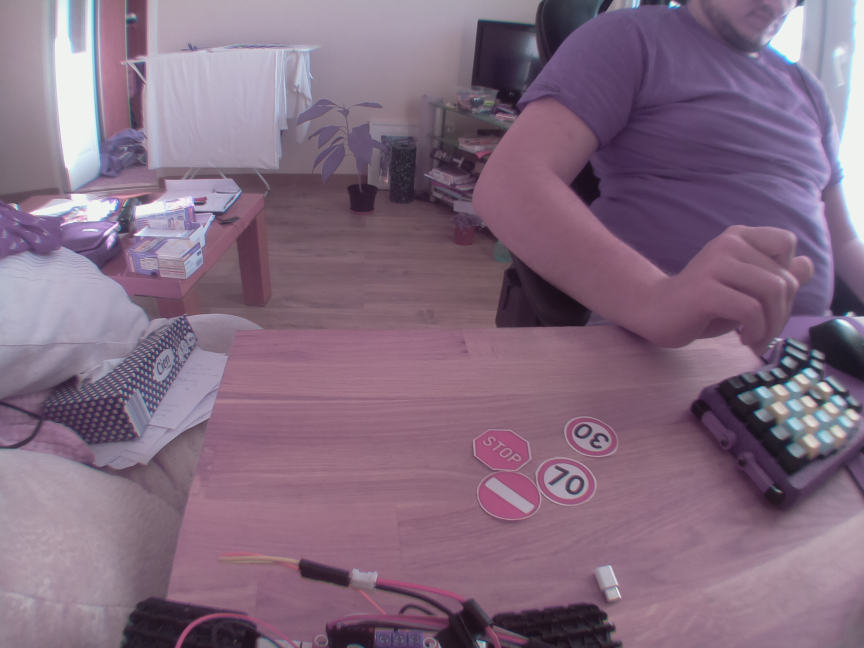
#> input picture cam.jpg, 2592 x 1944 px (shown at 1/3 size)
$ python -i utils.py   (imports and definitions only)   (older library calls are emulated)
#> lines starting #> are read from the running program, lines starting #| are printed output that depends on the picture; after the words box and inside, x2 and y2 are one past the last pixel; in counts of white or black regions, pixels touching at a corner belong together
#> further down, picture is the input picture: shape (1944, 2592, 3); mean B, G, R 128.3, 108.1, 131.8
import cv2
import numpy as np
import imutils
from math import sqrt


# [245 lines left out: functions tresholding_otsu, tresholding_white_yellow, wrapImg, initializeTracebars, valTrackbars, calculate_points and 14 more, not called in this run]


def remove_other_color(img):
    frame = cv2.GaussianBlur(img, (3, 3), 0)
    hsv = cv2.cvtColor(frame, cv2.COLOR_BGR2HSV)
#> hsv: shape (1944, 2592, 3); mean H, S, V 149.4, 59.6, 137.1
    # define range of blue color in HSV
    lower_blue = np.array([100, 128, 0])
    upper_blue = np.array([215, 255, 255])
    # Threshold the HSV image to get only blue colors
    mask_blue = cv2.inRange(hsv, lower_blue, upper_blue)
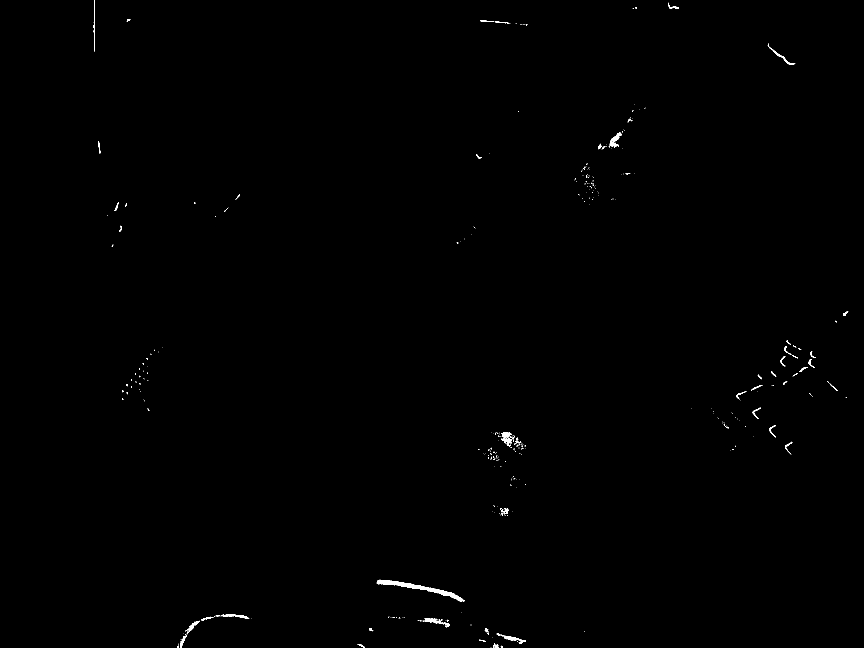
#> mask_blue: shape (1944, 2592) (shown at 1/3 size); 0.23% white; 379 white regions (318 under 20 px), largest, box (x1, y1, x2, y2) and area: (1130, 1739, 1394, 1806) 2924, (1274, 1854, 1349, 1883) 561, (1502, 1904, 1578, 1931) 513

    lower_white = np.array([0, 0, 128], dtype=np.uint8)
    upper_white = np.array([255, 255, 255], dtype=np.uint8)
    # Threshold the HSV image to get only blue colors
    mask_white = cv2.inRange(hsv, lower_white, upper_white)
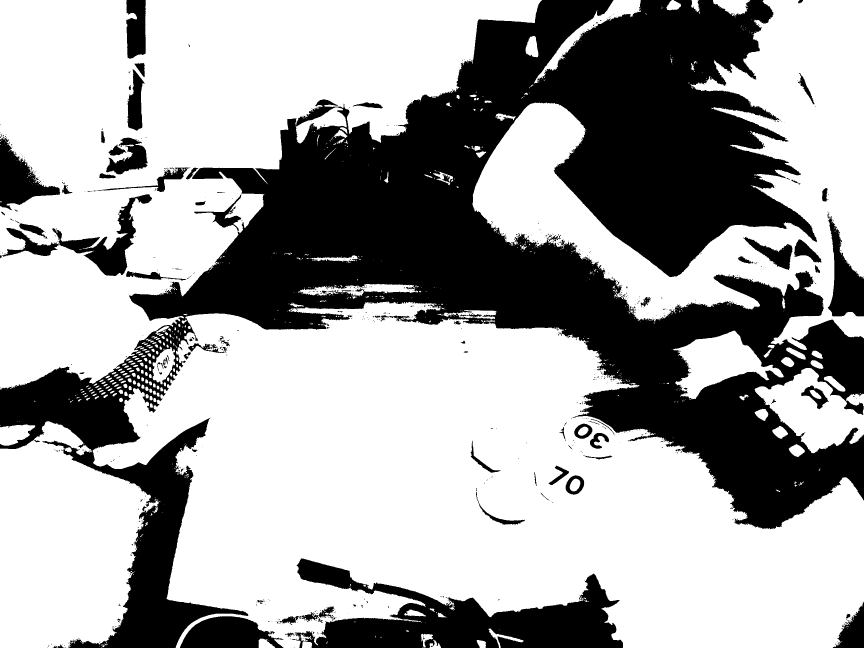
#> mask_white: shape (1944, 2592) (shown at 1/3 size); 64.2% white; 785 black regions (670 under 20 px), largest, box (x1, y1, x2, y2) and area: (0, 0, 2592, 1944) 1532987, (884, 1675, 1869, 1944) 118892, (6, 583, 456, 828) 22952
    lower_black = np.array([0, 0, 0], dtype=np.uint8)
    upper_black = np.array([170, 150, 50], dtype=np.uint8)
    mask_black = cv2.inRange(hsv, lower_black, upper_black)
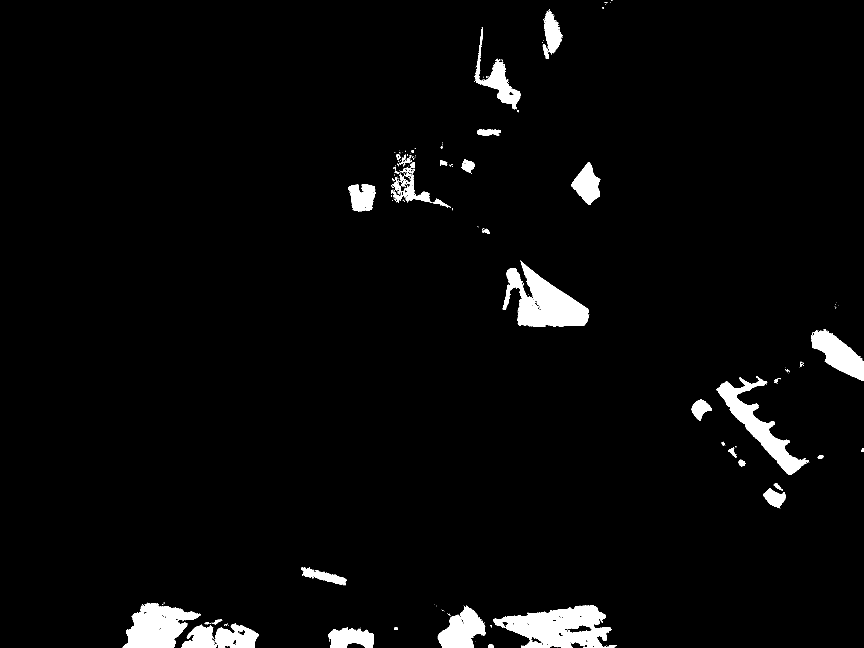
#> mask_black: shape (1944, 2592) (shown at 1/3 size); 3.4% white; 202 white regions (150 under 20 px), largest, box (x1, y1, x2, y2) and area: (1480, 1817, 1834, 1944) 27276, (1508, 784, 1767, 979) 25427, (368, 1809, 602, 1944) 19030

    mask_1 = cv2.bitwise_or(mask_blue, mask_white)
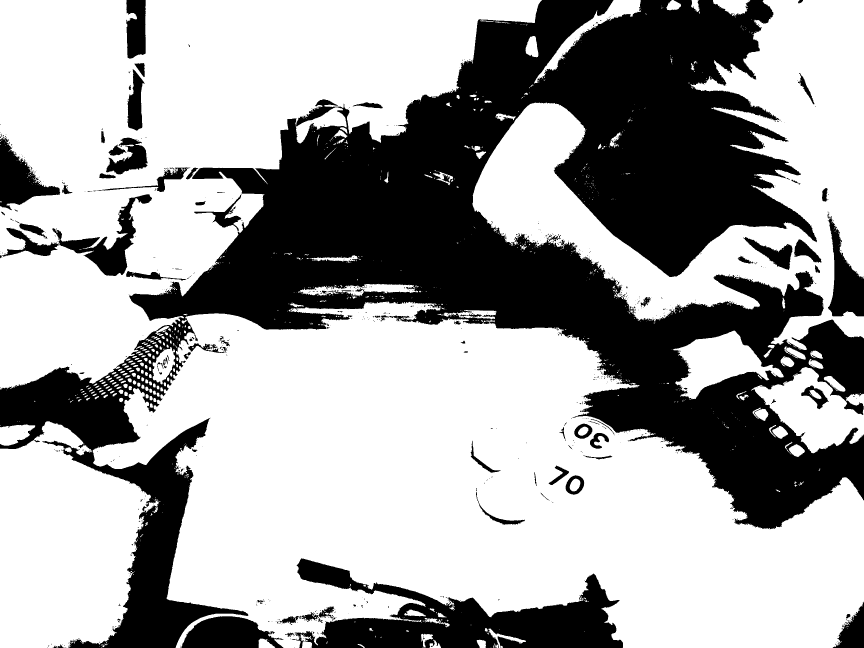
#> mask_1: shape (1944, 2592) (shown at 1/3 size); 64.3% white; 809 black regions (694 under 20 px), largest, box (x1, y1, x2, y2) and area: (0, 0, 2592, 1944) 1529960, (884, 1675, 1869, 1944) 117588, (6, 583, 456, 828) 22892
    mask = cv2.bitwise_or(mask_1, mask_black)
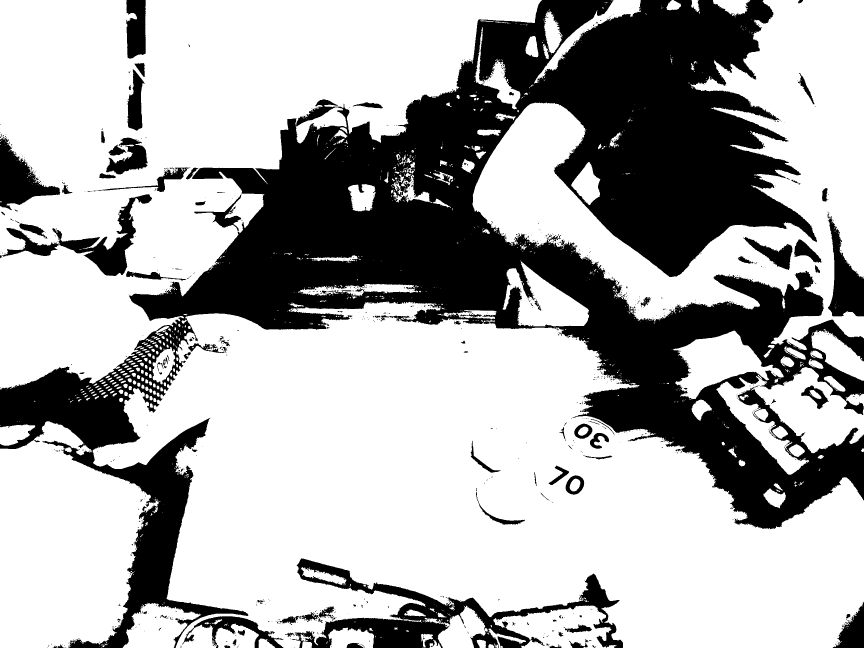
#> mask: shape (1944, 2592) (shown at 1/3 size); 67.7% white; 1015 black regions (871 under 20 px), largest, box (x1, y1, x2, y2) and area: (0, 0, 2592, 1944) 1417644, (884, 1675, 1869, 1944) 66809, (6, 583, 456, 828) 22892

    return mask


# [25 lines left out: functions getClassName, preprocessing, get_prediction, not called in this run]

>>> import cv2
>>> picture = cv2.imread('../cam.jpg')
>>> result = remove_other_color(picture)
